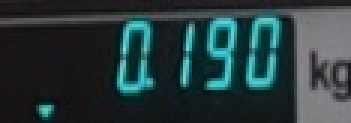
#> input picture test/53.jpg, 117 x 41 px (shown 3 times larger)
$ python utils.py
#> lines starting #> are read from the running program, lines starting #| are printed output that depends on the picture; after the words box and inside, x2 and y2 are one past the last pixel; in counts of white or black regions, pixels touching at a corner belong together
import imutils
import cv2
import numpy as np
from imutils import contours
from os.path import join
from time import time
import json

# seven segment display
DIGITS_LOOKUP = {
    (1, 1, 1, 0, 1, 1, 1): 0,
    (0, 0, 1, 0, 0, 1, 0): 1,
    (1, 0, 1, 1, 1, 0, 1): 2,
    (1, 0, 1, 1, 0, 1, 1): 3,
    (0, 1, 1, 1, 0, 1, 0): 4,
    (1, 1, 0, 1, 0, 1, 1): 5,
    (1, 1, 0, 1, 1, 1, 1): 6,
    (1, 1, 1, 0, 0, 1, 0): 7,  # ???
    (1, 1, 1, 1, 1, 1, 1): 8,
    (1, 1, 1, 1, 0, 1, 1): 9
}

def _show_image(win, img, destroy=True):
    cv2.imshow(win, img)
    cv2.waitKey(0)
    if destroy:
        cv2.destroyWindow(win)


def read_digits(gray, image, skew=7, avg_digit_width=12, debug=False):
    _, gray = cv2.threshold(gray, 100, 255, 0)  # extract white digits
    gray_inv = cv2.bitwise_not(gray)   # turn to black digits

    # to locate digits area
    cnts = cv2.findContours(gray_inv, cv2.RETR_LIST, cv2.CHAIN_APPROX_SIMPLE)
    cnts = imutils.grab_contours(cnts)
    largest_area = sorted(cnts, key=cv2.contourArea)[-1]  # find LCD = the largest white background
    mask = np.zeros(image.shape, np.uint8)  # all black in mask
    cv2.drawContours(mask, [largest_area], 0, (255, 255, 255), -1)  # make roi area white in mask
    output = cv2.bitwise_and(image, mask)  # pick roi from image
    roi_gray = cv2.cvtColor(output, cv2.COLOR_BGR2GRAY)  # white digits
    _, roi_gray = cv2.threshold(roi_gray, 100, 255, 0)  # highlight white digits

    # to find each digit
    thresh = cv2.threshold(roi_gray, 0, 255, cv2.THRESH_BINARY_INV | cv2.THRESH_OTSU)[1]
    kernel = cv2.getStructuringElement(cv2.MORPH_RECT, (2, 1))
    thresh = cv2.morphologyEx(thresh, cv2.MORPH_OPEN, kernel)
    cnts = cv2.findContours(thresh.copy(), cv2.RETR_EXTERNAL, cv2.CHAIN_APPROX_SIMPLE)
    cnts = imutils.grab_contours(cnts)
    cnts = sorted(cnts, key=cv2.contourArea, reverse=True)
    (x, y, w, h) = cv2.boundingRect(cnts[0])
    roi_small = thresh[y:y + h, x:x + w]
    warped = roi_small.copy()  # black digits

    # the numbers displayed a little bit leaning to right side, to make them upright
    height, width = warped.shape
    width -= 1
    height -= 1
    rect = np.array([
        [0, 0],
        [width, 0],
        [width, height],
        [0, height]], dtype="float32")
    dst = np.array([
        [-skew, 0],
        [width - skew, 0],
        [width, height],
        [0, height]], dtype="float32")
    M = cv2.getPerspectiveTransform(rect, dst)
    warped = cv2.warpPerspective(warped, M, (width + 1, height + 1))
    output = cv2.warpPerspective(output, M, (width + 1, height + 1))

    # segment 2 and segment 5 separated so we do vertical dilate and erode to connect them
    vert_dilate3 = cv2.getStructuringElement(cv2.MORPH_RECT, ksize=(1, 3))
    dilation = cv2.dilate(warped, vert_dilate3)
    dilation = cv2.erode(warped, vert_dilate3)  # black digits
    dilation_inv = cv2.bitwise_not(dilation)  # white digits

    # locate each digit
    cnts = cv2.findContours(dilation_inv.copy(), cv2.RETR_EXTERNAL, cv2.CHAIN_APPROX_SIMPLE)
    cnts = imutils.grab_contours(cnts)

    digitCnts = []
    # loop over the digit area candidates
    for _c, c in enumerate(cnts):
        (x, y, w, h) = cv2.boundingRect(c)
        if debug:
            print("Contour {}: w={}, h={}, x={}, y={}".format(_c, w, h, x, y))

        if 10 <= h <= 35 and w <= 20 and y < 20:
            digitCnts.append(c)
    # sort the contours from left-to-right, then initialize the actual digits themselves
    # avoid error: ValueError: not enough values to unpack (expected 2, got 0)
    try:
        digitCnts = contours.sort_contours(digitCnts, method="left-to-right")[0]
    except ValueError:
        return [-1]

    # todo if len(digitCnts)>4, pick up y != all other y, because y should be same to all digits, x increase by w
    # current solution is y < 20
    # find exact number
    digits = []
    point = None

    # loop over each of the digits
    for _c, c in enumerate(digitCnts):
        (x, y, w, h) = cv2.boundingRect(c)
        if debug:
            print("Selected contour {}: w={}, h={}, x={}, y={}".format(_c, w, h, x, y))
        # manually override the width of number 1
        if w < 9:
            x -= avg_digit_width - w
            w = avg_digit_width
            if debug:
                print("  changed contour : w={}, h={}, x={}, y={}".format(w, h, x, y))
        elif w > avg_digit_width + 1:
            w = avg_digit_width
            point = _c
        roi = dilation_inv[y:y + h, x:x + w]
        # compute the approximate width and height of each segment based on the ROI dimensions.
        (roiH, roiW) = roi.shape
        (dW, dH) = (int(roiW * 0.34), int(roiH * 0.25))
        dHC = int(roiH * 0.1)
        # print("roiH={}, roiW={}, dH={}, dW={}, dHC={}".format(roiH, roiW, dH, dW, dHC))

        # define the coordinates of set of 7 segments
        segments = [
            ((1, 0), (w, dH)),  # top
            ((1, 0), (dW, h // 2)),  # top-left
            ((w - dW, 0), (w - 2, h // 2)),  # top-right
            ((4, (h // 2) - dHC), ((w // 2) + 1, (h // 2) + dHC)),  # center
            ((0, h // 2), (dW, h)),  # bottom-left
            ((w - dW - 2, h // 2), (w, h)),  # bottom-right
            ((0, h - dH), (w - 2, h))  # bottom
        ]
        on = [0] * len(segments)
        # print("segments={}".format(segments))

        if show_image:
            _show_image("ROI {}".format(_c), roi, False)

        # loop over the segments
        for (i, ((xA, yA), (xB, yB))) in enumerate(segments):
            # extract the segment ROI, count the total number of thresholded pixels in the segment, and then compute
            # the area of the segment
            segROI = roi[yA:yB, xA:xB]
            total = cv2.countNonZero(segROI)  # (0, 0, 0)=black && (255, 255, 255)=white
            area = (xB - xA) * (yB - yA)
            # if the total number of non-zero pixels is greater than 50% of the area, mark the segment as "on"
            if debug:
                print(i, total / float(area))
            if total / float(area) > 0.5:
                on[i] = 1

            if show_image:
                _show_image("Segment {} of ROI {}".format(i, _c), segROI)

        # lookup the digit and draw it on the image give -1 for lookup failure
        if tuple(on) in DIGITS_LOOKUP.keys():
            digit = DIGITS_LOOKUP[tuple(on)]
        else:
            digit = -1
            if debug:
                print(on)
                cv2.imshow("ROI", roi)

        digits.append(digit)
        # deal with decimal point
        if point is not None and '.' not in digits:
            digits.append('.')
        cv2.rectangle(image, (x, y), (x + w, y + h), (0, 255, 0), 1)  # (0, 255, 0)=green
        cv2.putText(image, str(digit), (x + 1, y + 25), cv2.FONT_HERSHEY_SIMPLEX, 0.45, (0, 0, 255), 1)

    # assert decimal point
    if point is None and len(digits) >= 4:
        digits.insert(-3, '.')

    # display the digits
    _show_image("Image read digits={}".format(digits), image, destroy=False)
    return digits


def stable_marker_detector(gray):
    """
    detect stable marker
    """
    # process gray image and have a copy
    gray_orig = gray.copy()
    gray_inv = cv2.bitwise_not(gray)
    ret, gray = cv2.threshold(gray_inv, 200, 255, 0)  # extract white area

    # exclude digits and outer layers
    cnts = cv2.findContours(gray, cv2.RETR_LIST, cv2.CHAIN_APPROX_SIMPLE)
    cnts = imutils.grab_contours(cnts)
    largest_area = sorted(cnts, key=cv2.contourArea)[-1]
    (x, y, w, h) = cv2.boundingRect(largest_area)
    m = gray_orig.copy()
    mask_gray = np.zeros(gray.shape, np.uint8)  # all black in mask
    cv2.drawContours(mask_gray, [largest_area], 0, (255, 255, 255), -1)
    # make outer of m to white
    m[0:y, :] = 255
    m[y + h:, :] = 255
    m[y:y + h, 0:x] = 255
    m[y:y + h, x + w:] = 255
    m = cv2.bitwise_and(m, mask_gray)  # pick roi from image
    m[0:y, :] = 0
    m[y + h:, :] = 0
    m[y:y + h, 0:x] = 0
    m[y:y + h, x + w:] = 0
    m = cv2.threshold(m, 100, 255, 0)[1]  # extract white area

    cnts = cv2.findContours(m, cv2.RETR_TREE, cv2.CHAIN_APPROX_SIMPLE)
    cnts = imutils.grab_contours(cnts)
    cnts = sorted(cnts, key=cv2.contourArea, reverse=True)
    # print('{} contours found'.format(len(cnts)))
    # cv2.imshow('Contours', m)
    # cv2.waitKey(0)

    is_stable = False
    if len(cnts) > 0:
        for _c, c in enumerate(cnts):
            (x, y, w, h) = cv2.boundingRect(c)
            print("marker {}: w={}, h={}, x={}, y={}".format(_c, w, h, x, y))
            # cv2.drawContours(m, cnts, _c, (255, 255, 255), 1)
            # cv2.imshow('Contours', m)
            # cv2.waitKey(0)
            if w < 10 and h < 10 and w * h < 50:
                is_stable = True

    return is_stable


if __name__ == '__main__':
    """
    this setting fits in 20201224_103338.mp4, images test/0.jpg, test/53.jpg
    """
    path = 'test'
    image = join(path, '53.jpg')

    start = time()
    image = cv2.imread(image)
#> image is the input picture: shape (41, 117, 3); mean B, G, R 60.7, 58.7, 40

    image = cv2.resize(image, (128, 48), interpolation=cv2.INTER_AREA)
#> image: shape (48, 128, 3)
    cv2.imwrite('save/resized.jpg', image)
    gray = cv2.cvtColor(image, cv2.COLOR_BGR2GRAY)

    # input should be resized + gray image
    is_stable = stable_marker_detector(gray)
#> in stable_marker_detector, `gray_inv = cv2.bitwise_not(gray)`:
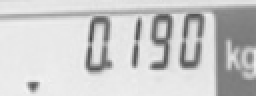
#> gray_inv: shape (48, 128) (shown 2 times larger); min 68, max 242, mean 201.7
#> in stable_marker_detector, `ret, gray = cv2.threshold(gray_inv, 200, 255, 0)`:
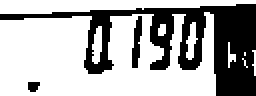
#> gray: shape (48, 128) (shown 2 times larger); 67.3% white; 3 black regions
#> in stable_marker_detector, `cnts = cv2.findContours(gray, cv2.RETR_LIST, cv2.CHAIN_APPROX_SIMPLE)`: cnts = 11 contours, 5 with area under 20; largest, box (x1, y1, x2, y2) and area: (0, 6, 108, 48) 3194, (0, 0, 128, 7) 482, (65, 7, 72, 35) 112, (46, 13, 51, 32) 51, (93, 11, 99, 30) 45, (13, 40, 21, 47) 34
#> in stable_marker_detector, `largest_area = sorted(cnts, key=cv2.contourArea)[-1]`: largest_area = contour of 97 points, box (x1, y1, x2, y2) (0, 6, 108, 48), area 3194
#> in stable_marker_detector, `(x, y, w, h) = cv2.boundingRect(largest_area)`: x = 0; y = 6; w = 108; h = 42
#> in stable_marker_detector, `m = cv2.threshold(m, 100, 255, 0)[1]`:
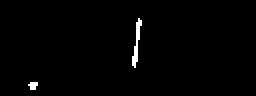
#> m: shape (48, 128) (shown 2 times larger); 1.1% white in thin lines or dots, all inside (x1, y1, x2, y2) = (14, 9, 71, 45)
#> in stable_marker_detector, `cnts = cv2.findContours(m, cv2.RETR_TREE, cv2.CHAIN_APPROX_SIMPLE)`: cnts = 2 contours, 1 with area under 20; largest, box (x1, y1, x2, y2) and area: (66, 9, 71, 34) 25
#> the loop in stable_marker_detector, `for _c, c in enumerate(cnts):` made 2 passes
#> (_c, x, y, w, h, is_stable) on pass 2: (1, 14, 41, 5, 4, True)
#> (printed output is left out)
#> is_stable = True
    print('is_stable = {}'.format(is_stable))
#| is_stable = True

    show_image = True
    digits = read_digits(gray, image, skew=7, avg_digit_width=12, debug=show_image)
#> in read_digits, `_, gray = cv2.threshold(gray, 100, 255, 0)`:
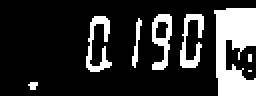
#> gray: shape (48, 128) (shown 2 times larger); 19.5% white; 8 white regions (3 under 20 px), largest, box (x1, y1, x2, y2) and area: (107, 4, 128, 48) 669, (43, 8, 56, 36) 154, (90, 7, 102, 34) 150, (76, 7, 86, 35) 149, (66, 9, 71, 34) 50
#> in read_digits, `cnts = cv2.findContours(gray_inv, cv2.RETR_LIST, cv2.CHAIN_APPROX_SIMP..`: cnts = 12 contours, 4 with area under 20; largest, box (x1, y1, x2, y2) and area: (0, 0, 128, 48) 5101, (75, 6, 87, 36) 224, (42, 7, 57, 37) 211, (89, 6, 103, 35) 205, (113, 20, 128, 40) 170, (65, 8, 72, 35) 75, (78, 11, 84, 19) 28, (13, 40, 20, 46) 22
#> in read_digits, `largest_area = sorted(cnts, key=cv2.contourArea)[-1]`: largest_area = contour of 13 points, box (x1, y1, x2, y2) (0, 0, 128, 48), area 5101
#> in read_digits, `thresh = cv2.morphologyEx(thresh, cv2.MORPH_OPEN, kernel)`:
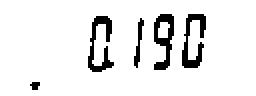
#> thresh: shape (48, 128) (shown 2 times larger); 91.6% white; 5 black regions (1 under 20 px)
#> in read_digits, `cnts = cv2.findContours(thresh.copy(), cv2.RETR_EXTERNAL, cv2.CHAIN_AP..`: cnts = 1 contour; box (x1, y1, x2, y2) and area: (0, 0, 128, 48) 5969
#> in read_digits, `cnts = imutils.grab_contours(cnts)`: cnts = [[[0, 0], [0, 47], [127, 47], [127, 0]]]
#> in read_digits, `(x, y, w, h) = cv2.boundingRect(cnts[0])`: x = 0; w = 128; h = 48
#> in read_digits, `dilation_inv = cv2.bitwise_not(dilation)`:
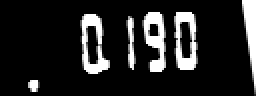
#> dilation_inv: shape (48, 128) (shown 2 times larger); min 0, max 255, mean 36.3
#> in read_digits, `cnts = cv2.findContours(dilation_inv.copy(), cv2.RETR_EXTERNAL, cv2.CH..`: cnts = 6 contours; box (x1, y1, x2, y2) and area: (40, 7, 55, 37) 292, (87, 6, 99, 35) 278, (71, 6, 83, 36) 218, (121, 0, 128, 48) 147, (63, 8, 68, 35) 62, (14, 40, 20, 46) 22
#> the loop in read_digits, `for _c, c in enumerate(cnts):` made 6 passes
#> (x, y, w, h) on passes 1 to 6: (14, 40, 6, 6), (63, 8, 5, 27), (40, 7, 15, 30), (87, 6, 12, 29), (71, 6, 12, 30), (121, 0, 7, 48)
#> (printed output is left out)
#> after the loop in read_digits, `for _c, c in enumerate(cnts):`: digitCnts = 4 contours; box (x1, y1, x2, y2) and area: (40, 7, 55, 37) 292, (87, 6, 99, 35) 278, (71, 6, 83, 36) 218, (63, 8, 68, 35) 62
#> the loop in read_digits, `for _c, c in enumerate(digitCnts):` made 4 passes
#> (x, y, h, point, roiH, dH, dHC, digit) on pass 1: (40, 7, 30, 0, 30, 7, 3, 0)
#> (printed output is left out)
#> after the loop in read_digits, `for _c, c in enumerate(digitCnts):`:
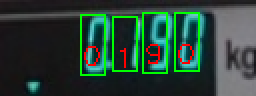
#> image: shape (48, 128, 3) (shown 2 times larger); mean B, G, R 55.1, 66.9, 41.4
#> after the loop in read_digits, `for _c, c in enumerate(digitCnts):`: digits = [0, '.', 1, 9, 0]; point = 0
    # assert number -1
    if -1 in digits:
        print("Error: please put your handset upright and capture the scale image again.")
        results = 0
    else:
        results = float(''.join(map(str, digits)))
        with open('weight.json', 'w') as scale_read:
            json.dump(results, scale_read)
        print('{:.3f}, using {} ms'.format(results, (time()-start)*1000))

$ run again, with test/0.jpg copied over test/53.jpg
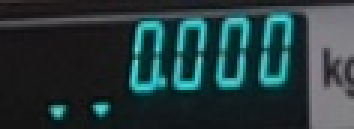
#> input picture test/0.jpg, 118 x 43 px (shown 3 times larger)
#> image is the input picture: shape (43, 118, 3); mean B, G, R 61.2, 59.1, 37.7
#> in stable_marker_detector, `ret, gray = cv2.threshold(gray_inv, 200, 255, 0)`:
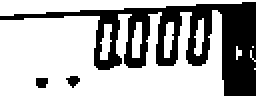
#> gray: shape (48, 128) (shown 2 times larger); 67.5% white; 3 black regions
#> in stable_marker_detector, `cnts = cv2.findContours(gray, cv2.RETR_LIST, cv2.CHAIN_APPROX_SIMPLE)`: cnts = 12 contours, 4 with area under 20; largest, box (x1, y1, x2, y2) and area: (0, 5, 112, 48) 3091, (0, 0, 128, 8) 430, (66, 11, 71, 29) 50, (50, 12, 56, 30) 50, (82, 11, 87, 29) 48, (97, 9, 102, 28) 44, (17, 38, 25, 45) 36, (32, 37, 41, 45) 34
#> in stable_marker_detector, `largest_area = sorted(cnts, key=cv2.contourArea)[-1]`: largest_area = contour of 103 points, box (x1, y1, x2, y2) (0, 5, 112, 48), area 3091
#> in stable_marker_detector, `(x, y, w, h) = cv2.boundingRect(largest_area)`: x = 0; y = 5; w = 112; h = 43
#> mask_gray: shape (48, 128); 54.4% white; 1 black region, box (x1, y1, x2, y2) and area: (0, 0, 128, 48) 2800
#> in stable_marker_detector, `cnts = cv2.findContours(m, cv2.RETR_TREE, cv2.CHAIN_APPROX_SIMPLE)`: cnts = 2 contours, all with area under 20
#> the loop in stable_marker_detector, `for _c, c in enumerate(cnts):` made 2 passes
#> (_c, x, y, w, h, is_stable) on passes 1 to 2: (0, 19, 39, 4, 5, True), (1, 34, 39, 5, 4, True)
#> (printed output is left out)
#> `is_stable = stable_marker_detector(gray)`: is_stable = True
#| is_stable = True
#> in read_digits, `cnts = cv2.findContours(gray_inv, cv2.RETR_LIST, cv2.CHAIN_APPROX_SIMP..`: cnts = 11 contours; largest, box (x1, y1, x2, y2) and area: (0, 0, 128, 48) 5247, (46, 7, 61, 35) 202, (77, 19, 90, 34) 92, (93, 18, 105, 33) 92, (94, 4, 106, 19) 92
#> in read_digits, `largest_area = sorted(cnts, key=cv2.contourArea)[-1]`: largest_area = contour of 12 points, box (x1, y1, x2, y2) (0, 0, 128, 48), area 5247
#> mask: shape (48, 128, 3); 88.2% white; 1 black region, box (x1, y1, x2, y2) and area: (111, 2, 128, 48) 722
#> in read_digits, `cnts = cv2.findContours(thresh.copy(), cv2.RETR_EXTERNAL, cv2.CHAIN_AP..`: cnts = 1 contour; box (x1, y1, x2, y2) and area: (0, 0, 128, 48) 5969
#> in read_digits, `cnts = imutils.grab_contours(cnts)`: cnts = [[[0, 0], [0, 47], [127, 47], [127, 0]]]
#> in read_digits, `(x, y, w, h) = cv2.boundingRect(cnts[0])`: x = 0; w = 128; h = 48
#> in read_digits, `cnts = cv2.findContours(dilation_inv.copy(), cv2.RETR_EXTERNAL, cv2.CH..`: cnts = 7 contours; box (x1, y1, x2, y2) and area: (44, 7, 59, 35) 274, (60, 6, 72, 34) 260, (91, 4, 102, 33) 256, (75, 5, 87, 34) 254, (121, 0, 128, 48) 147, (18, 38, 24, 45) 24, (33, 38, 39, 44) 20
#> the loop in read_digits, `for _c, c in enumerate(cnts):` made 7 passes
#> (x, y, w, h) on passes 1 to 7: (33, 38, 6, 6), (18, 38, 6, 7), (44, 7, 15, 28), (60, 6, 12, 28), (75, 5, 12, 29), (91, 4, 11, 29), (121, 0, 7, 48)
#> (printed output is left out)
#> after the loop in read_digits, `for _c, c in enumerate(cnts):`: digitCnts = 4 contours; box (x1, y1, x2, y2) and area: (44, 7, 59, 35) 274, (60, 6, 72, 34) 260, (91, 4, 102, 33) 256, (75, 5, 87, 34) 254
#> the loop in read_digits, `for _c, c in enumerate(digitCnts):` made 4 passes
#> (x, y, h, point, roiH, roiW, dW) on pass 1: (44, 7, 28, 0, 28, 12, 4)
#> (printed output is left out)
#> after the loop in read_digits, `for _c, c in enumerate(digitCnts):`:
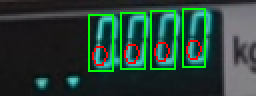
#> image: shape (48, 128, 3) (shown 2 times larger); mean B, G, R 55.1, 66.4, 39.5
#> after the loop in read_digits, `for _c, c in enumerate(digitCnts):`: digits = [0, '.', 0, 0, 0]; point = 0
